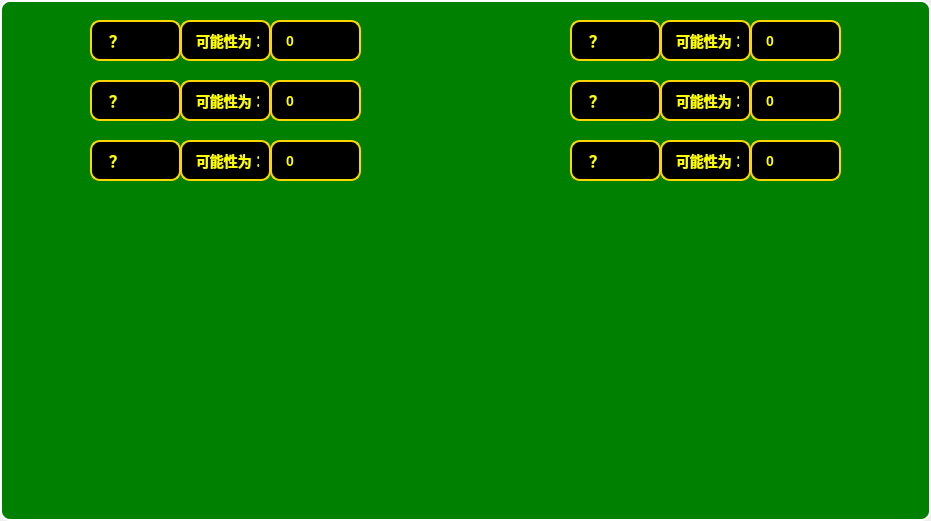
<?xml version="1.0" encoding="UTF-8"?>
<ui version="4.0">
 <class>Dialog</class>
 <widget class="QDialog" name="Dialog">
  <property name="geometry">
   <rect>
    <x>0</x>
    <y>0</y>
    <width>931</width>
    <height>521</height>
   </rect>
  </property>
  <property name="windowTitle">
   <string>Dialog</string>
  </property>
  <widget class="QLabel" name="label">
   <property name="geometry">
    <rect>
     <x>0</x>
     <y>0</y>
     <width>931</width>
     <height>521</height>
    </rect>
   </property>
   <property name="styleSheet">
    <string notr="true">            font-family: &quot;Arial&quot;;
            font-size: 24px;
            font-weight: bold;
            color: white;
            background-color: green;  /* 绿色背景 */
            border: 2px solid white;
            border-radius: 10px;
            padding: 10px;
            text-align: center;
            background-image: url(&quot;D:/大三下/企业实训/第一周_图像识别api调用/project1/data/动物0.JPG&quot;);
            background-position: center;
            background-repeat: no-repeat;
            background-size: cover;  /* 调整背景图片的大小，使其覆盖标签 */</string>
   </property>
   <property name="text">
    <string/>
   </property>
  </widget>
  <widget class="QLabel" name="animal_video">
   <property name="geometry">
    <rect>
     <x>190</x>
     <y>200</y>
     <width>531</width>
     <height>301</height>
    </rect>
   </property>
   <property name="text">
    <string/>
   </property>
  </widget>
  <widget class="QLabel" name="label_2">
   <property name="geometry">
    <rect>
     <x>180</x>
     <y>20</y>
     <width>91</width>
     <height>41</height>
    </rect>
   </property>
   <property name="styleSheet">
    <string notr="true">            font-family: &quot;Arial&quot;;
            font-size: 14px;
            font-weight: bold;
            color: yellow;  /* 黄色文字 */
            background-color: #000000;  /* 黑色背景 */
            border: 2px solid #FFD700;  /* 金黄色边框 */
            border-radius: 10px;
            padding: 10px;
            text-align: center;
            box-shadow: 2px 2px 10px rgba(0, 0, 0, 0.5);  /* 添加阴影效果 */</string>
   </property>
   <property name="text">
    <string>可能性为：</string>
   </property>
  </widget>
  <widget class="QLabel" name="animal1">
   <property name="geometry">
    <rect>
     <x>90</x>
     <y>20</y>
     <width>91</width>
     <height>41</height>
    </rect>
   </property>
   <property name="styleSheet">
    <string notr="true">            font-family: &quot;Arial&quot;;
            font-size: 14px;
            font-weight: bold;
            color: yellow;  /* 黄色文字 */
            background-color: #000000;  /* 黑色背景 */
            border: 2px solid #FFD700;  /* 金黄色边框 */
            border-radius: 10px;
            padding: 10px;
            text-align: center;
            box-shadow: 2px 2px 10px rgba(0, 0, 0, 0.5);  /* 添加阴影效果 */</string>
   </property>
   <property name="text">
    <string>？</string>
   </property>
  </widget>
  <widget class="QLabel" name="probability1">
   <property name="geometry">
    <rect>
     <x>270</x>
     <y>20</y>
     <width>91</width>
     <height>41</height>
    </rect>
   </property>
   <property name="styleSheet">
    <string notr="true">            font-family: &quot;Arial&quot;;
            font-size: 14px;
            font-weight: bold;
            color: yellow;  /* 黄色文字 */
            background-color: #000000;  /* 黑色背景 */
            border: 2px solid #FFD700;  /* 金黄色边框 */
            border-radius: 10px;
            padding: 10px;
            text-align: center;
            box-shadow: 2px 2px 10px rgba(0, 0, 0, 0.5);  /* 添加阴影效果 */</string>
   </property>
   <property name="text">
    <string>0</string>
   </property>
  </widget>
  <widget class="QLabel" name="label_5">
   <property name="geometry">
    <rect>
     <x>180</x>
     <y>80</y>
     <width>91</width>
     <height>41</height>
    </rect>
   </property>
   <property name="styleSheet">
    <string notr="true">            font-family: &quot;Arial&quot;;
            font-size: 14px;
            font-weight: bold;
            color: yellow;  /* 黄色文字 */
            background-color: #000000;  /* 黑色背景 */
            border: 2px solid #FFD700;  /* 金黄色边框 */
            border-radius: 10px;
            padding: 10px;
            text-align: center;
            box-shadow: 2px 2px 10px rgba(0, 0, 0, 0.5);  /* 添加阴影效果 */</string>
   </property>
   <property name="text">
    <string>可能性为：</string>
   </property>
  </widget>
  <widget class="QLabel" name="animal2">
   <property name="geometry">
    <rect>
     <x>90</x>
     <y>80</y>
     <width>91</width>
     <height>41</height>
    </rect>
   </property>
   <property name="styleSheet">
    <string notr="true">            font-family: &quot;Arial&quot;;
            font-size: 14px;
            font-weight: bold;
            color: yellow;  /* 黄色文字 */
            background-color: #000000;  /* 黑色背景 */
            border: 2px solid #FFD700;  /* 金黄色边框 */
            border-radius: 10px;
            padding: 10px;
            text-align: center;
            box-shadow: 2px 2px 10px rgba(0, 0, 0, 0.5);  /* 添加阴影效果 */</string>
   </property>
   <property name="text">
    <string>？</string>
   </property>
  </widget>
  <widget class="QLabel" name="probability2">
   <property name="geometry">
    <rect>
     <x>270</x>
     <y>80</y>
     <width>91</width>
     <height>41</height>
    </rect>
   </property>
   <property name="styleSheet">
    <string notr="true">            font-family: &quot;Arial&quot;;
            font-size: 14px;
            font-weight: bold;
            color: yellow;  /* 黄色文字 */
            background-color: #000000;  /* 黑色背景 */
            border: 2px solid #FFD700;  /* 金黄色边框 */
            border-radius: 10px;
            padding: 10px;
            text-align: center;
            box-shadow: 2px 2px 10px rgba(0, 0, 0, 0.5);  /* 添加阴影效果 */</string>
   </property>
   <property name="text">
    <string>0</string>
   </property>
  </widget>
  <widget class="QLabel" name="animal3">
   <property name="geometry">
    <rect>
     <x>90</x>
     <y>140</y>
     <width>91</width>
     <height>41</height>
    </rect>
   </property>
   <property name="styleSheet">
    <string notr="true">            font-family: &quot;Arial&quot;;
            font-size: 14px;
            font-weight: bold;
            color: yellow;  /* 黄色文字 */
            background-color: #000000;  /* 黑色背景 */
            border: 2px solid #FFD700;  /* 金黄色边框 */
            border-radius: 10px;
            padding: 10px;
            text-align: center;
            box-shadow: 2px 2px 10px rgba(0, 0, 0, 0.5);  /* 添加阴影效果 */</string>
   </property>
   <property name="text">
    <string>？</string>
   </property>
  </widget>
  <widget class="QLabel" name="label_9">
   <property name="geometry">
    <rect>
     <x>180</x>
     <y>140</y>
     <width>91</width>
     <height>41</height>
    </rect>
   </property>
   <property name="styleSheet">
    <string notr="true">            font-family: &quot;Arial&quot;;
            font-size: 14px;
            font-weight: bold;
            color: yellow;  /* 黄色文字 */
            background-color: #000000;  /* 黑色背景 */
            border: 2px solid #FFD700;  /* 金黄色边框 */
            border-radius: 10px;
            padding: 10px;
            text-align: center;
            box-shadow: 2px 2px 10px rgba(0, 0, 0, 0.5);  /* 添加阴影效果 */</string>
   </property>
   <property name="text">
    <string>可能性为：</string>
   </property>
  </widget>
  <widget class="QLabel" name="probability3">
   <property name="geometry">
    <rect>
     <x>270</x>
     <y>140</y>
     <width>91</width>
     <height>41</height>
    </rect>
   </property>
   <property name="styleSheet">
    <string notr="true">            font-family: &quot;Arial&quot;;
            font-size: 14px;
            font-weight: bold;
            color: yellow;  /* 黄色文字 */
            background-color: #000000;  /* 黑色背景 */
            border: 2px solid #FFD700;  /* 金黄色边框 */
            border-radius: 10px;
            padding: 10px;
            text-align: center;
            box-shadow: 2px 2px 10px rgba(0, 0, 0, 0.5);  /* 添加阴影效果 */</string>
   </property>
   <property name="text">
    <string>0</string>
   </property>
  </widget>
  <widget class="QLabel" name="animal5">
   <property name="geometry">
    <rect>
     <x>570</x>
     <y>80</y>
     <width>91</width>
     <height>41</height>
    </rect>
   </property>
   <property name="styleSheet">
    <string notr="true">            font-family: &quot;Arial&quot;;
            font-size: 14px;
            font-weight: bold;
            color: yellow;  /* 黄色文字 */
            background-color: #000000;  /* 黑色背景 */
            border: 2px solid #FFD700;  /* 金黄色边框 */
            border-radius: 10px;
            padding: 10px;
            text-align: center;
            box-shadow: 2px 2px 10px rgba(0, 0, 0, 0.5);  /* 添加阴影效果 */</string>
   </property>
   <property name="text">
    <string>？</string>
   </property>
  </widget>
  <widget class="QLabel" name="label_12">
   <property name="geometry">
    <rect>
     <x>660</x>
     <y>80</y>
     <width>91</width>
     <height>41</height>
    </rect>
   </property>
   <property name="styleSheet">
    <string notr="true">            font-family: &quot;Arial&quot;;
            font-size: 14px;
            font-weight: bold;
            color: yellow;  /* 黄色文字 */
            background-color: #000000;  /* 黑色背景 */
            border: 2px solid #FFD700;  /* 金黄色边框 */
            border-radius: 10px;
            padding: 10px;
            text-align: center;
            box-shadow: 2px 2px 10px rgba(0, 0, 0, 0.5);  /* 添加阴影效果 */</string>
   </property>
   <property name="text">
    <string>可能性为：</string>
   </property>
  </widget>
  <widget class="QLabel" name="probability5">
   <property name="geometry">
    <rect>
     <x>750</x>
     <y>80</y>
     <width>91</width>
     <height>41</height>
    </rect>
   </property>
   <property name="styleSheet">
    <string notr="true">            font-family: &quot;Arial&quot;;
            font-size: 14px;
            font-weight: bold;
            color: yellow;  /* 黄色文字 */
            background-color: #000000;  /* 黑色背景 */
            border: 2px solid #FFD700;  /* 金黄色边框 */
            border-radius: 10px;
            padding: 10px;
            text-align: center;
            box-shadow: 2px 2px 10px rgba(0, 0, 0, 0.5);  /* 添加阴影效果 */</string>
   </property>
   <property name="text">
    <string>0</string>
   </property>
  </widget>
  <widget class="QLabel" name="label_14">
   <property name="geometry">
    <rect>
     <x>660</x>
     <y>20</y>
     <width>91</width>
     <height>41</height>
    </rect>
   </property>
   <property name="styleSheet">
    <string notr="true">            font-family: &quot;Arial&quot;;
            font-size: 14px;
            font-weight: bold;
            color: yellow;  /* 黄色文字 */
            background-color: #000000;  /* 黑色背景 */
            border: 2px solid #FFD700;  /* 金黄色边框 */
            border-radius: 10px;
            padding: 10px;
            text-align: center;
            box-shadow: 2px 2px 10px rgba(0, 0, 0, 0.5);  /* 添加阴影效果 */</string>
   </property>
   <property name="text">
    <string>可能性为：</string>
   </property>
  </widget>
  <widget class="QLabel" name="probability6">
   <property name="geometry">
    <rect>
     <x>750</x>
     <y>140</y>
     <width>91</width>
     <height>41</height>
    </rect>
   </property>
   <property name="styleSheet">
    <string notr="true">            font-family: &quot;Arial&quot;;
            font-size: 14px;
            font-weight: bold;
            color: yellow;  /* 黄色文字 */
            background-color: #000000;  /* 黑色背景 */
            border: 2px solid #FFD700;  /* 金黄色边框 */
            border-radius: 10px;
            padding: 10px;
            text-align: center;
            box-shadow: 2px 2px 10px rgba(0, 0, 0, 0.5);  /* 添加阴影效果 */</string>
   </property>
   <property name="text">
    <string>0</string>
   </property>
  </widget>
  <widget class="QLabel" name="label_16">
   <property name="geometry">
    <rect>
     <x>660</x>
     <y>140</y>
     <width>91</width>
     <height>41</height>
    </rect>
   </property>
   <property name="styleSheet">
    <string notr="true">            font-family: &quot;Arial&quot;;
            font-size: 14px;
            font-weight: bold;
            color: yellow;  /* 黄色文字 */
            background-color: #000000;  /* 黑色背景 */
            border: 2px solid #FFD700;  /* 金黄色边框 */
            border-radius: 10px;
            padding: 10px;
            text-align: center;
            box-shadow: 2px 2px 10px rgba(0, 0, 0, 0.5);  /* 添加阴影效果 */</string>
   </property>
   <property name="text">
    <string>可能性为：</string>
   </property>
  </widget>
  <widget class="QLabel" name="animal4">
   <property name="geometry">
    <rect>
     <x>570</x>
     <y>20</y>
     <width>91</width>
     <height>41</height>
    </rect>
   </property>
   <property name="styleSheet">
    <string notr="true">            font-family: &quot;Arial&quot;;
            font-size: 14px;
            font-weight: bold;
            color: yellow;  /* 黄色文字 */
            background-color: #000000;  /* 黑色背景 */
            border: 2px solid #FFD700;  /* 金黄色边框 */
            border-radius: 10px;
            padding: 10px;
            text-align: center;
            box-shadow: 2px 2px 10px rgba(0, 0, 0, 0.5);  /* 添加阴影效果 */</string>
   </property>
   <property name="text">
    <string>？</string>
   </property>
  </widget>
  <widget class="QLabel" name="animal6">
   <property name="geometry">
    <rect>
     <x>570</x>
     <y>140</y>
     <width>91</width>
     <height>41</height>
    </rect>
   </property>
   <property name="styleSheet">
    <string notr="true">            font-family: &quot;Arial&quot;;
            font-size: 14px;
            font-weight: bold;
            color: yellow;  /* 黄色文字 */
            background-color: #000000;  /* 黑色背景 */
            border: 2px solid #FFD700;  /* 金黄色边框 */
            border-radius: 10px;
            padding: 10px;
            text-align: center;
            box-shadow: 2px 2px 10px rgba(0, 0, 0, 0.5);  /* 添加阴影效果 */</string>
   </property>
   <property name="text">
    <string>？</string>
   </property>
  </widget>
  <widget class="QLabel" name="probability4">
   <property name="geometry">
    <rect>
     <x>750</x>
     <y>20</y>
     <width>91</width>
     <height>41</height>
    </rect>
   </property>
   <property name="styleSheet">
    <string notr="true">            font-family: &quot;Arial&quot;;
            font-size: 14px;
            font-weight: bold;
            color: yellow;  /* 黄色文字 */
            background-color: #000000;  /* 黑色背景 */
            border: 2px solid #FFD700;  /* 金黄色边框 */
            border-radius: 10px;
            padding: 10px;
            text-align: center;
            box-shadow: 2px 2px 10px rgba(0, 0, 0, 0.5);  /* 添加阴影效果 */</string>
   </property>
   <property name="text">
    <string>0</string>
   </property>
  </widget>
  <zorder>label</zorder>
  <zorder>label_2</zorder>
  <zorder>animal1</zorder>
  <zorder>probability1</zorder>
  <zorder>label_5</zorder>
  <zorder>animal2</zorder>
  <zorder>probability2</zorder>
  <zorder>animal3</zorder>
  <zorder>label_9</zorder>
  <zorder>probability3</zorder>
  <zorder>animal5</zorder>
  <zorder>label_12</zorder>
  <zorder>probability5</zorder>
  <zorder>label_14</zorder>
  <zorder>probability6</zorder>
  <zorder>label_16</zorder>
  <zorder>animal4</zorder>
  <zorder>animal6</zorder>
  <zorder>probability4</zorder>
  <zorder>animal_video</zorder>
 </widget>
 <resources/>
 <connections/>
</ui>
